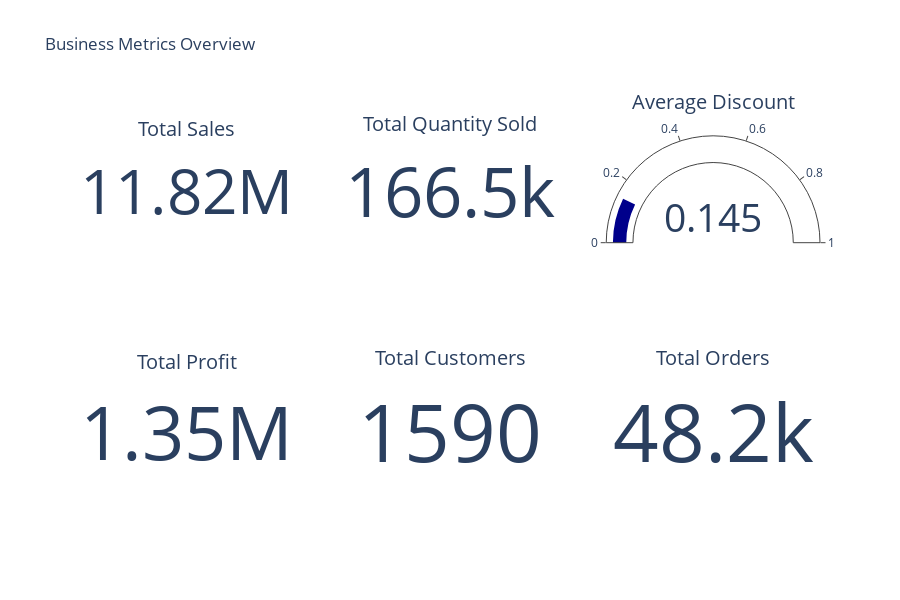

This figure's notebook cell:
### Code cell
import pandas as pd
import plotly.graph_objs as go
from plotly.subplots import make_subplots



# Creating a subplot figure
fig = make_subplots(rows=2, cols=3, 
                    specs=[[{"type": "indicator"}, {"type": "indicator"}, {"type": "indicator"}],
                           [{"type": "indicator"}, {"type": "indicator"}, {"type": "indicator"}]])

# Adding traces to each subplot
fig.add_trace(go.Indicator(
    mode="number",
    value=total_sales,
    title={"text": "Total Sales"}
), row=1, col=1)

fig.add_trace(go.Indicator(
    mode="number",
    value=total_quantity_sold,
    title={"text": "Total Quantity Sold"}
), row=1, col=2)

fig.add_trace(go.Indicator(
    mode="gauge+number",
    value=avg_discount,
    title={"text": "Average Discount"},
    gauge={'axis': {'range': [0, 1]}, 'bar': {'color': "darkblue"}}
), row=1, col=3)

fig.add_trace(go.Indicator(
    mode="number",
    value=total_profit,
    title={"text": "Total Profit"}
), row=2, col=1)

fig.add_trace(go.Indicator(
    mode="number",
    value=total_customers,
    title={"text": "Total Customers"}
), row=2, col=2)

fig.add_trace(go.Indicator(
    mode="number",
    value=total_orders,
    title={"text": "Total Orders"}
), row=2, col=3)

# Update layout
fig.update_layout(
    height=600, 
    width=900, 
    title_text="Business Metrics Overview",
    showlegend=False
)

# Show the plot
fig.show()

### Figure 1 — Plotly figure (JSON) as saved in the notebook; plotly's stock layout.template omitted (floating-point values rounded to 4 significant figures)
{"data": [{"domain": {"x": [0, 0.2889], "y": [0.575, 1]}, "mode": "number", "title": {"text": "Total Sales"}, "type": "indicator", "value": 11820000.0}, {"domain": {"x": [0.3556, 0.6444], "y": [0.575, 1]}, "mode": "number", "title": {"text": "Total Quantity Sold"}, "type": "indicator", "value": 166544}, {"domain": {"x": [0.7111, 1], "y": [0.575, 1]}, "gauge": {"axis": {"range": [0, 1]}, "bar": {"color": "darkblue"}}, "mode": "gauge+number", "title": {"text": "Average Discount"}, "type": "indicator", "value": 0.1448}, {"domain": {"x": [0, 0.2889], "y": [0, 0.425]}, "mode": "number", "title": {"text": "Total Profit"}, "type": "indicator", "value": 1350000.0}, {"domain": {"x": [0.3556, 0.6444], "y": [0, 0.425]}, "mode": "number", "title": {"text": "Total Customers"}, "type": "indicator", "value": 1590}, {"domain": {"x": [0.7111, 1], "y": [0, 0.425]}, "mode": "number", "title": {"text": "Total Orders"}, "type": "indicator", "value": 48240}], "layout": {"height": 600, "showlegend": false, "title": {"text": "Business Metrics Overview"}, "width": 900}}
